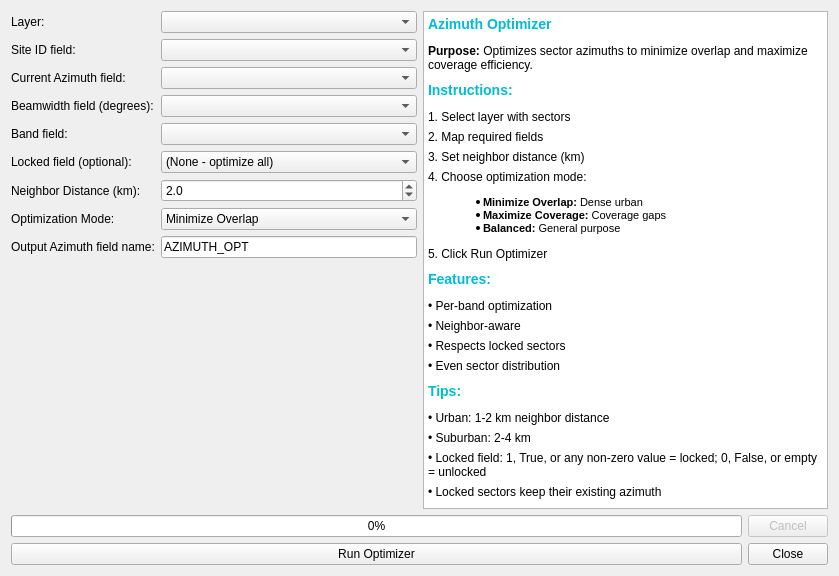
<?xml version="1.0" encoding="UTF-8"?>
<ui version="4.0">
 <class>AzimuthOptimizerDialogBase</class>
 <widget class="QDialog" name="AzimuthOptimizerDialogBase">
  <property name="geometry">
   <rect>
    <x>0</x>
    <y>0</y>
    <width>839</width>
    <height>576</height>
   </rect>
  </property>
  <property name="minimumSize">
   <size>
    <width>0</width>
    <height>576</height>
   </size>
  </property>
  <property name="windowTitle">
   <string>Azimuth Optimizer</string>
  </property>
  <property name="windowIcon">
   <iconset>
    <normaloff>icon_azimuth.svg</normaloff>icon_azimuth.svg</iconset>
  </property>
  <layout class="QVBoxLayout" name="mainVerticalLayout">
   <item>
    <layout class="QHBoxLayout" name="horizontalLayout">
     <item>
      <layout class="QVBoxLayout" name="leftLayout">
       <item>
        <layout class="QFormLayout" name="formLayout">
         <item row="0" column="0">
          <widget class="QLabel" name="layerLabel">
           <property name="text">
            <string>Layer:</string>
           </property>
          </widget>
         </item>
         <item row="0" column="1">
          <widget class="QComboBox" name="layerComboBox"/>
         </item>
         <item row="1" column="0">
          <widget class="QLabel" name="siteIdLabel">
           <property name="text">
            <string>Site ID field:</string>
           </property>
          </widget>
         </item>
         <item row="1" column="1">
          <widget class="QComboBox" name="siteIdFieldComboBox"/>
         </item>
         <item row="2" column="0">
          <widget class="QLabel" name="azimuthLabel">
           <property name="text">
            <string>Current Azimuth field:</string>
           </property>
          </widget>
         </item>
         <item row="2" column="1">
          <widget class="QComboBox" name="azimuthFieldComboBox"/>
         </item>
         <item row="3" column="0">
          <widget class="QLabel" name="beamwidthLabel">
           <property name="text">
            <string>Beamwidth field (degrees):</string>
           </property>
          </widget>
         </item>
         <item row="3" column="1">
          <widget class="QComboBox" name="beamwidthFieldComboBox"/>
         </item>
         <item row="4" column="0">
          <widget class="QLabel" name="bandLabel">
           <property name="text">
            <string>Band field:</string>
           </property>
          </widget>
         </item>
         <item row="4" column="1">
          <widget class="QComboBox" name="bandFieldComboBox"/>
         </item>
         <item row="5" column="0">
          <widget class="QLabel" name="lockedLabel">
           <property name="text">
            <string>Locked field (optional):</string>
           </property>
          </widget>
         </item>
         <item row="5" column="1">
          <widget class="QComboBox" name="lockedFieldComboBox">
           <item>
            <property name="text">
             <string>(None - optimize all)</string>
            </property>
           </item>
          </widget>
         </item>
         <item row="6" column="0">
          <widget class="QLabel" name="neighborDistanceLabel">
           <property name="text">
            <string>Neighbor Distance (km):</string>
           </property>
          </widget>
         </item>
         <item row="6" column="1">
          <widget class="QDoubleSpinBox" name="neighborDistanceSpinBox">
           <property name="decimals">
            <number>1</number>
           </property>
           <property name="minimum">
            <double>0.500000000000000</double>
           </property>
           <property name="maximum">
            <double>10.000000000000000</double>
           </property>
           <property name="value">
            <double>2.000000000000000</double>
           </property>
          </widget>
         </item>
         <item row="7" column="0">
          <widget class="QLabel" name="optimizationModeLabel">
           <property name="text">
            <string>Optimization Mode:</string>
           </property>
          </widget>
         </item>
         <item row="7" column="1">
          <widget class="QComboBox" name="optimizationModeComboBox">
           <item>
            <property name="text">
             <string>Minimize Overlap</string>
            </property>
           </item>
           <item>
            <property name="text">
             <string>Maximize Coverage</string>
            </property>
           </item>
           <item>
            <property name="text">
             <string>Balanced</string>
            </property>
           </item>
          </widget>
         </item>
         <item row="8" column="0">
          <widget class="QLabel" name="outputFieldLabel">
           <property name="text">
            <string>Output Azimuth field name:</string>
           </property>
          </widget>
         </item>
         <item row="8" column="1">
          <widget class="QLineEdit" name="outputFieldLineEdit">
           <property name="text">
            <string>AZIMUTH_OPT</string>
           </property>
          </widget>
         </item>
        </layout>
       </item>
      </layout>
     </item>
     <item>
      <widget class="QTextBrowser" name="infoTextBrowser">
       <property name="html">
        <string>&lt;!DOCTYPE HTML PUBLIC &quot;-//W3C//DTD HTML 4.0//EN&quot; &quot;http://www.w3.org/TR/REC-html40/strict.dtd&quot;&gt;
&lt;html&gt;&lt;head&gt;&lt;meta name=&quot;qrichtext&quot; content=&quot;1&quot; /&gt;&lt;style type=&quot;text/css&quot;&gt;
p, li { white-space: pre-wrap; }
&lt;/style&gt;&lt;/head&gt;&lt;body style=&quot; font-family:'MS Shell Dlg 2'; font-size:8.25pt; font-weight:400; font-style:normal;&quot;&gt;
&lt;h3 style=&quot; margin-top:10px; margin-bottom:12px; margin-left:0px; margin-right:0px; -qt-block-indent:0; text-indent:0px;&quot;&gt;&lt;span style=&quot; font-size:10pt; font-weight:600; color:#00bcd4;&quot;&gt;Azimuth Optimizer&lt;/span&gt;&lt;/h3&gt;
&lt;p style=&quot; margin-top:6px; margin-bottom:6px; margin-left:0px; margin-right:0px; -qt-block-indent:0; text-indent:0px;&quot;&gt;&lt;span style=&quot; font-size:9pt; font-weight:600;&quot;&gt;Purpose:&lt;/span&gt;&lt;span style=&quot; font-size:9pt;&quot;&gt; Optimizes sector azimuths to minimize overlap and maximize coverage efficiency.&lt;/span&gt; &lt;/p&gt;
&lt;h3 style=&quot; margin-top:10px; margin-bottom:12px; margin-left:0px; margin-right:0px; -qt-block-indent:0; text-indent:0px;&quot;&gt;&lt;span style=&quot; font-size:10pt; font-weight:600; color:#00bcd4;&quot;&gt;Instructions:&lt;/span&gt;&lt;/h3&gt;
&lt;p style=&quot; margin-top:6px; margin-bottom:6px; margin-left:0px; margin-right:0px; -qt-block-indent:0; text-indent:0px;&quot;&gt;&lt;span style=&quot; font-size:9pt;&quot;&gt;1. Select layer with sectors&lt;/span&gt;&lt;/p&gt;
&lt;p style=&quot; margin-top:6px; margin-bottom:6px; margin-left:0px; margin-right:0px; -qt-block-indent:0; text-indent:0px;&quot;&gt;&lt;span style=&quot; font-size:9pt;&quot;&gt;2. Map required fields&lt;/span&gt;&lt;/p&gt;
&lt;p style=&quot; margin-top:6px; margin-bottom:6px; margin-left:0px; margin-right:0px; -qt-block-indent:0; text-indent:0px;&quot;&gt;&lt;span style=&quot; font-size:9pt;&quot;&gt;3. Set neighbor distance (km)&lt;/span&gt;&lt;/p&gt;
&lt;p style=&quot; margin-top:6px; margin-bottom:6px; margin-left:0px; margin-right:0px; -qt-block-indent:0; text-indent:0px;&quot;&gt;&lt;span style=&quot; font-size:9pt;&quot;&gt;4. Choose optimization mode:&lt;/span&gt;&lt;/p&gt;
&lt;ul style=&quot;margin-top: 0px; margin-bottom: 0px; margin-left: 0px; margin-right: 0px; -qt-list-indent: 1;&quot;&gt;&lt;li style=&quot;&quot; style=&quot; margin-top:12px; margin-bottom:0px; margin-left:15px; margin-right:0px; -qt-block-indent:0; text-indent:0px;&quot;&gt;&lt;span style=&quot; font-weight:600;&quot;&gt;Minimize Overlap:&lt;/span&gt; Dense urban&lt;/li&gt;
&lt;li style=&quot;&quot; style=&quot; margin-top:0px; margin-bottom:0px; margin-left:15px; margin-right:0px; -qt-block-indent:0; text-indent:0px;&quot;&gt;&lt;span style=&quot; font-weight:600;&quot;&gt;Maximize Coverage:&lt;/span&gt; Coverage gaps&lt;/li&gt;
&lt;li style=&quot;&quot; style=&quot; margin-top:0px; margin-bottom:12px; margin-left:15px; margin-right:0px; -qt-block-indent:0; text-indent:0px;&quot;&gt;&lt;span style=&quot; font-weight:600;&quot;&gt;Balanced:&lt;/span&gt; General purpose&lt;/li&gt;&lt;/ul&gt;
&lt;p style=&quot; margin-top:6px; margin-bottom:6px; margin-left:0px; margin-right:0px; -qt-block-indent:0; text-indent:0px;&quot;&gt;&lt;span style=&quot; font-size:9pt;&quot;&gt;5. Click Run Optimizer&lt;/span&gt; &lt;/p&gt;
&lt;h3 style=&quot; margin-top:10px; margin-bottom:12px; margin-left:0px; margin-right:0px; -qt-block-indent:0; text-indent:0px;&quot;&gt;&lt;span style=&quot; font-size:10pt; font-weight:600; color:#00bcd4;&quot;&gt;Features:&lt;/span&gt;&lt;/h3&gt;
&lt;p style=&quot; margin-top:6px; margin-bottom:6px; margin-left:0px; margin-right:0px; -qt-block-indent:0; text-indent:0px;&quot;&gt;&lt;span style=&quot; font-size:9pt;&quot;&gt;• Per-band optimization&lt;/span&gt;&lt;/p&gt;
&lt;p style=&quot; margin-top:6px; margin-bottom:6px; margin-left:0px; margin-right:0px; -qt-block-indent:0; text-indent:0px;&quot;&gt;&lt;span style=&quot; font-size:9pt;&quot;&gt;• Neighbor-aware&lt;/span&gt;&lt;/p&gt;
&lt;p style=&quot; margin-top:6px; margin-bottom:6px; margin-left:0px; margin-right:0px; -qt-block-indent:0; text-indent:0px;&quot;&gt;&lt;span style=&quot; font-size:9pt;&quot;&gt;• Respects locked sectors&lt;/span&gt;&lt;/p&gt;
&lt;p style=&quot; margin-top:6px; margin-bottom:6px; margin-left:0px; margin-right:0px; -qt-block-indent:0; text-indent:0px;&quot;&gt;&lt;span style=&quot; font-size:9pt;&quot;&gt;• Even sector distribution&lt;/span&gt; &lt;/p&gt;
&lt;h3 style=&quot; margin-top:10px; margin-bottom:12px; margin-left:0px; margin-right:0px; -qt-block-indent:0; text-indent:0px;&quot;&gt;&lt;span style=&quot; font-size:10pt; font-weight:600; color:#00bcd4;&quot;&gt;Tips:&lt;/span&gt;&lt;/h3&gt;
&lt;p style=&quot; margin-top:6px; margin-bottom:6px; margin-left:0px; margin-right:0px; -qt-block-indent:0; text-indent:0px;&quot;&gt;&lt;span style=&quot; font-size:9pt;&quot;&gt;• Urban: 1-2 km neighbor distance&lt;/span&gt;&lt;/p&gt;
&lt;p style=&quot; margin-top:6px; margin-bottom:6px; margin-left:0px; margin-right:0px; -qt-block-indent:0; text-indent:0px;&quot;&gt;&lt;span style=&quot; font-size:9pt;&quot;&gt;• Suburban: 2-4 km&lt;/span&gt;&lt;/p&gt;
&lt;p style=&quot; margin-top:6px; margin-bottom:6px; margin-left:0px; margin-right:0px; -qt-block-indent:0; text-indent:0px;&quot;&gt;&lt;span style=&quot; font-size:9pt;&quot;&gt;• Locked field: 1, True, or any non-zero value = locked; 0, False, or empty = unlocked&lt;/span&gt;&lt;/p&gt;
&lt;p style=&quot; margin-top:6px; margin-bottom:6px; margin-left:0px; margin-right:0px; -qt-block-indent:0; text-indent:0px;&quot;&gt;&lt;span style=&quot; font-size:9pt;&quot;&gt;• Locked sectors keep their existing azimuth&lt;/span&gt;&lt;/p&gt;&lt;/body&gt;&lt;/html&gt;</string>
       </property>
      </widget>
     </item>
    </layout>
   </item>
   <item>
    <layout class="QHBoxLayout" name="progressLayout">
     <item>
      <widget class="QProgressBar" name="progressBar">
       <property name="visible">
        <bool>true</bool>
       </property>
       <property name="value">
        <number>0</number>
       </property>
       <property name="textVisible">
        <bool>true</bool>
       </property>
      </widget>
     </item>
     <item>
      <widget class="QPushButton" name="cancelButton">
       <property name="enabled">
        <bool>false</bool>
       </property>
       <property name="text">
        <string>Cancel</string>
       </property>
      </widget>
     </item>
    </layout>
   </item>
   <item>
    <layout class="QHBoxLayout" name="bottomLayout">
     <property name="spacing">
      <number>6</number>
     </property>
     <item>
      <widget class="QPushButton" name="runButton">
       <property name="text">
        <string>Run Optimizer</string>
       </property>
      </widget>
     </item>
     <item>
      <widget class="QDialogButtonBox" name="buttonBox">
       <property name="sizePolicy">
        <sizepolicy hsizetype="Fixed" vsizetype="Fixed">
         <horstretch>0</horstretch>
         <verstretch>0</verstretch>
        </sizepolicy>
       </property>
       <property name="standardButtons">
        <set>QDialogButtonBox::Close</set>
       </property>
      </widget>
     </item>
    </layout>
   </item>
  </layout>
 </widget>
 <resources/>
 <connections>
  <connection>
   <sender>buttonBox</sender>
   <signal>rejected()</signal>
   <receiver>AzimuthOptimizerDialogBase</receiver>
   <slot>reject()</slot>
   <hints>
    <hint type="sourcelabel">
     <x>20</x>
     <y>20</y>
    </hint>
    <hint type="destinationlabel">
     <x>20</x>
     <y>20</y>
    </hint>
   </hints>
  </connection>
 </connections>
</ui>
